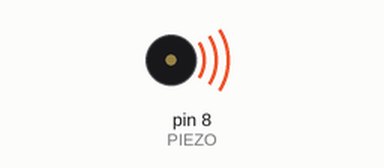
Bench run of a sketch on a simulated Arduino Uno, built with avr-gcc and run on an emulated ATmega328P. Parts: buzzer (waves = sounding).

Above: at 0.15 s.
At 6.2 s:
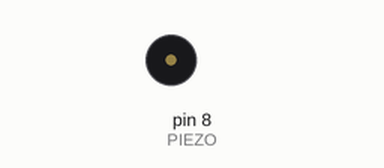
Timing chart, 0 to 8.1 s (numbered marks = the images above):
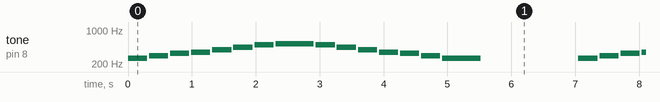

The sketch:

p032-scale.ino
```cpp
// Project 32: Scale
// Plays the eight notes of the C major scale up and then
// back down on the piezo, over and over.

const int PIEZO = 8;

const int NOTE_C4 = 262;      // frequencies in hertz
const int NOTE_D4 = 294;
const int NOTE_E4 = 330;
const int NOTE_F4 = 349;
const int NOTE_G4 = 392;
const int NOTE_A4 = 440;
const int NOTE_B4 = 494;
const int NOTE_C5 = 523;

// Sound one note for ms milliseconds, then a short silence.
void play(int frequency, int ms) {
  tone(PIEZO, frequency);
  delay(ms);
  noTone(PIEZO);
  delay(30);
}

void setup() {
}

void loop() {
  play(NOTE_C4, 300);         // up
  play(NOTE_D4, 300);
  play(NOTE_E4, 300);
  play(NOTE_F4, 300);
  play(NOTE_G4, 300);
  play(NOTE_A4, 300);
  play(NOTE_B4, 300);
  play(NOTE_C5, 600);
  play(NOTE_B4, 300);         // and back down
  play(NOTE_A4, 300);
  play(NOTE_G4, 300);
  play(NOTE_F4, 300);
  play(NOTE_E4, 300);
  play(NOTE_D4, 300);
  play(NOTE_C4, 600);
  delay(1500);
}
```

Measured:
- by itself, tone on pin 8 (PIEZO): plays 262 Hz for 0.30 s, 294 Hz for 0.30 s, 330 Hz for 0.30 s, 349 Hz for 0.30 s, 392 Hz for 0.30 s, 440 Hz for 0.30 s … (279 notes in this stretch)
